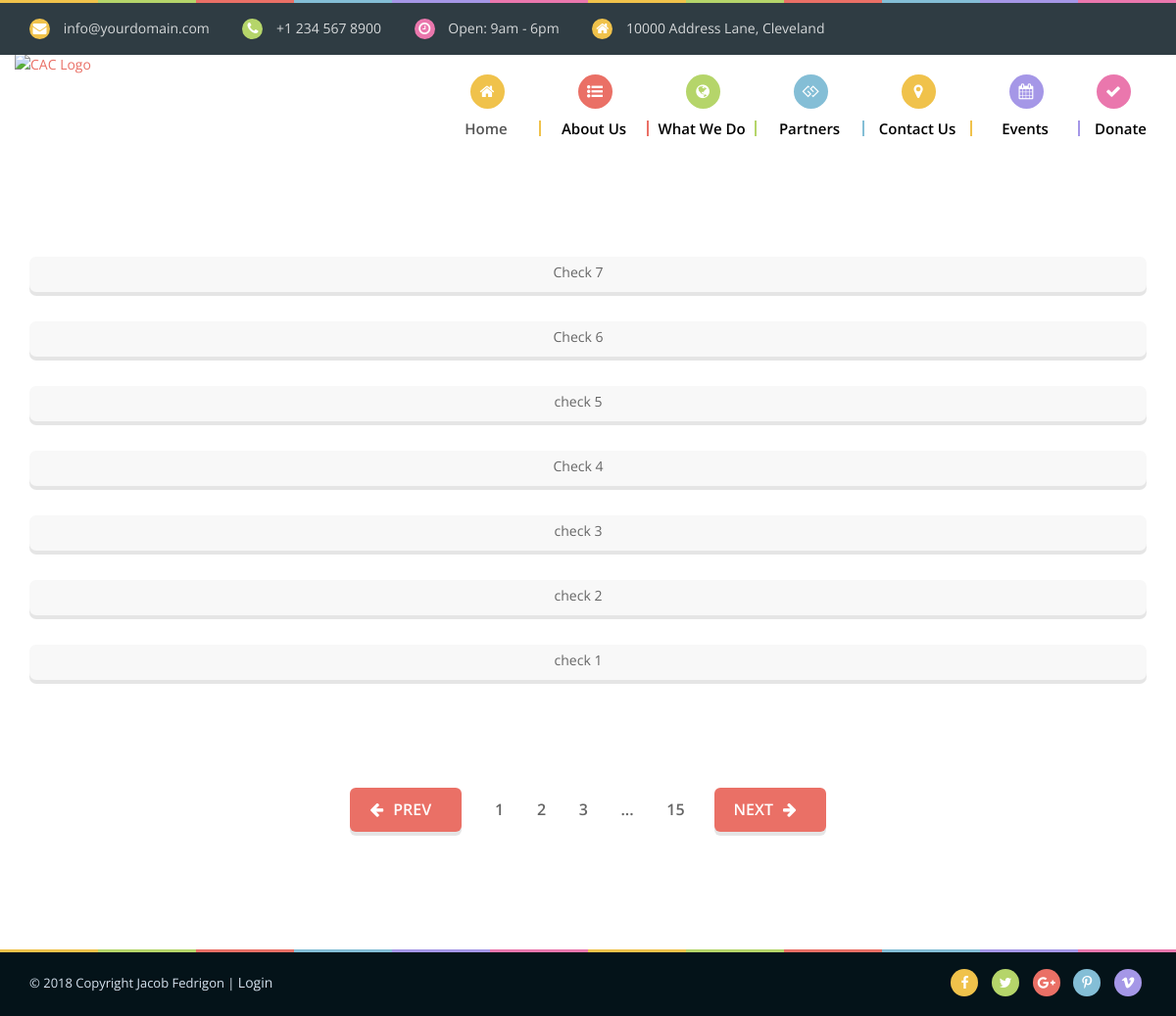
The app's page /events with its own data.
### app/models.py (models this page shows, shortened)
class Post(db.Model):
    id = db.Column(db.Integer, primary_key=True)
    body = db.Column(db.String(140))
    timestamp = db.Column(db.DateTime, index=True, default=datetime.utcnow)
    user_id = db.Column(db.Integer, db.ForeignKey('user.id'))

### app/main/routes.py (the view)
@bp.route('/events')
def events():
    posts = Post.query.order_by(Post.timestamp.desc()).all()
    return render_template('events.html', title='Events', posts=posts)

### app/templates/events.html (shortened to what this page needs)
{% extends "base.html" %}
{% block content %}
  <link href="assets/plugins/jquery-ui/jquery-ui.css" rel="stylesheet">
  <link href="assets/plugins/bootstrap/css/bootstrap.min.css" rel="stylesheet">
  <link href="assets/plugins/font-awesome/css/font-awesome.min.css" rel="stylesheet">
  <link href="assets/plugins/rs-plugin/css/settings.css" rel="stylesheet" >
  <link href="assets/plugins/selectbox/select_option1.css" rel="stylesheet">
  <link href="assets/plugins/owl-carousel/owl.carousel.css" rel="stylesheet">
  <link href="assets/plugins/fancybox/jquery.fancybox.min.css" rel="stylesheet">
  <link href="assets/plugins/isotope/isotope.css" rel="stylesheet">
  <link href="assets/plugins/animate/animate.css" rel="stylesheet">
  <link href="assets/css/app.css" rel="stylesheet">
  <link rel="stylesheet" href="assets/css/default.css" id="option_color">
    <section class="mainContent full-width clearfix">
      <div class="container">
        <div class="row">
          <div class="col-xs-12 blog-full">
          	{% for post in posts %}
            <div class="media courseList">
              <div class="media-body">
                <p class="text-center"> {{ post.body }} </p>
              </div>
            </div>
            {% endfor %}
          </div>
        </div>
        <div class="pagerArea text-center">
          <ul class="pager">
            <li class="prev"><a href="#"><i class="fa fa-arrow-left" aria-hidden="true"></i>Prev</a></li>
            <li><a href="#">1</a></li>
            <li><a href="#">2</a></li>
            <li><a href="#">3</a></li>
            <li><a href="#">...</a></li>
            <li><a href="#">15</a></li>
            <li class="next"><a href="#">Next<i class="fa fa-arrow-right" aria-hidden="true"></i></a></li>
          </ul>
        </div>
      </div>
    </section>
{% block footer %} {{super() }}{% endblock %}
{% endblock %}

### app/static/style.css (style rules this page uses)
p, a { font-size: 14px; font-family: 'Open Sans', sans-serif; font-weight: 400; text-align: justify; }

### app/static/assets/css/default.css (style rules this page uses)
a, .sectionTitle h2, .formField .help-block a:hover, .tabCommon .media-body .media-heading, .pagerArea > .pager li a:hover, .pagerArea > .pager li.active a, .navbar-default.lightHeader .navbar-nav > li.active.color-3 > a, .navbar-nav > li.color-3 > a:hover span, .navbar-nav > li.color-3.singleDrop > .dropdown-menu li.active > a, .navbar-nav > li.color-3.singleDrop > .dropdown-menu li.active li.active a, .navbar-nav > li.color-3.singleDrop.open a > span, .copyRightText p a:hover, .tp-caption.rs-caption-1 span, .sectionLink:hover .border-color-3, .schoolInfo h2, .teamInfo h3 a:hover, .teamContent.teamAdjust .teamInfo h3 a, .teamContent.teamAdjust .teamInfo h3 a:hover, .teamStyle .media-body h4 a:hover, .teachersInfo h3, .eventContent .list-inline.btn-red .btn-primary:hover, .isotopeSelector:hover h4, .homeContactContent h2, .footer-2 .copyRightText p a, .blogComments h3, .count-down #simple_timer .table-cell.minute .tab-val, .priceBtn h5 span, .progress-wizard > .progress-wizard-step > .progress-wizard-dot i, .checkoutInfo .checkbox a:hover, .lowerPartTitle h4, .product-review .tab-content h3 { color: #ea7066; }
.btn-primary, .btn-primary:hover, .btn-primary:focus, .btn-primary.active, .btn-primary:active, .btn-primary.active.focus, .btn-primary.active:focus, .btn-primary.active:hover, .btn-primary:active.focus, .btn-primary:active:focus, .btn-primary:active:hover, .open > .dropdown-toggle.btn-primary.focus, .open > .dropdown-toggle.btn-primary:focus, .open > .dropdown-toggle.btn-primary:hover, .backToTop, .searchArea > .input-group-addon.button, .searchArea > .input-group-addon.button:hover, .tabCommon .nav li.active a, .pagerArea > .pager li.prev a, .pagerArea > .pager li.next a, .navbar-nav > li.color-3.singleDrop > .dropdown-menu li a:hover, .navbar-default .navbar-toggle, .navbar-default .navbar-toggle:focus, .navbar-default .navbar-toggle:hover, .footerInfo .input-group .input-group-addon, .footerInfo .input-group .input-group-addon:hover, .footerInfo .input-group .input-group-addon, .footerInfo .input-group .input-group-addon:hover, .block .list-inline.btn-red .btn-primary:hover, .countUpSection .counterInfo, .isotopeFilters ul.filter > li.active a, .continueBtnArea .btn-primary:hover, .dropGeneral.bg-color-3 .sbHolder, .progress-wizard > .progress-wizard-step.complete > .progress-wizard-dot i { background-color: #ea7066; }

### records on screen
Post: body "Check 7"
Post: body "Check 6"
Post: body "check 5"
Post: body "Check 4"
Post: body "check 3"
Post: body "check 2"
Post: body "check 1"
